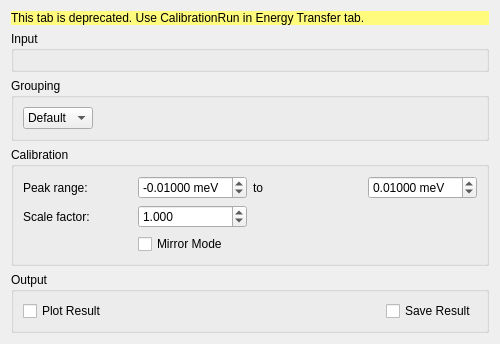
<?xml version="1.0" encoding="UTF-8"?>
<ui version="4.0">
 <class>ILLCalibration</class>
 <widget class="QWidget" name="ILLCalibration">
  <property name="geometry">
   <rect>
    <x>0</x>
    <y>0</y>
    <width>500</width>
    <height>344</height>
   </rect>
  </property>
  <property name="minimumSize">
   <size>
    <width>500</width>
    <height>0</height>
   </size>
  </property>
  <property name="windowTitle">
   <string>Form</string>
  </property>
  <layout class="QVBoxLayout" name="verticalLayout_10">
   <item alignment="Qt::AlignTop">
    <widget class="QLabel" name="label">
     <property name="styleSheet">
      <string notr="true">background:rgb(255, 251, 125)</string>
     </property>
     <property name="text">
      <string>This tab is deprecated. Use CalibrationRun in Energy Transfer tab.</string>
     </property>
    </widget>
   </item>
   <item>
    <widget class="QGroupBox" name="gbInput">
     <property name="title">
      <string>Input</string>
     </property>
     <layout class="QHBoxLayout" name="horizontalLayout_2">
      <item>
       <widget class="MantidQt::API::MWRunFiles" name="rfRunFile" native="true">
        <property name="label" stdset="0">
         <string>Run File</string>
        </property>
       </widget>
      </item>
     </layout>
    </widget>
   </item>
   <item>
    <widget class="QGroupBox" name="gbCalibGrouping">
     <property name="title">
      <string>Grouping</string>
     </property>
     <layout class="QHBoxLayout" name="horizontalLayout_3">
      <item>
       <widget class="QComboBox" name="cbGrouping">
        <item>
         <property name="text">
          <string>Default</string>
         </property>
        </item>
        <item>
         <property name="text">
          <string>File</string>
         </property>
        </item>
       </widget>
      </item>
      <item>
       <widget class="QStackedWidget" name="swCalibGrouping">
        <property name="currentIndex">
         <number>0</number>
        </property>
        <widget class="QWidget" name="pgCGDefault"/>
        <widget class="QWidget" name="pgCGMapFile">
         <layout class="QVBoxLayout" name="verticalLayout">
          <property name="leftMargin">
           <number>0</number>
          </property>
          <property name="topMargin">
           <number>0</number>
          </property>
          <property name="rightMargin">
           <number>0</number>
          </property>
          <property name="bottomMargin">
           <number>0</number>
          </property>
          <item>
           <widget class="MantidQt::API::MWRunFiles" name="rfMapFile" native="true">
            <property name="label" stdset="0">
             <string/>
            </property>
            <property name="fileExtensions" stdset="0">
             <stringlist>
              <string>.xml</string>
             </stringlist>
            </property>
           </widget>
          </item>
         </layout>
        </widget>
       </widget>
      </item>
     </layout>
    </widget>
   </item>
   <item>
    <widget class="QGroupBox" name="gbCalibration">
     <property name="sizePolicy">
      <sizepolicy hsizetype="Preferred" vsizetype="Preferred">
       <horstretch>0</horstretch>
       <verstretch>0</verstretch>
      </sizepolicy>
     </property>
     <property name="title">
      <string>Calibration</string>
     </property>
     <layout class="QGridLayout" name="gridLayout">
      <item row="0" column="0">
       <widget class="QLabel" name="lbPeakRange">
        <property name="text">
         <string>Peak range:</string>
        </property>
       </widget>
      </item>
      <item row="1" column="0">
       <widget class="QLabel" name="lbScaleFactor">
        <property name="text">
         <string>Scale factor:</string>
        </property>
       </widget>
      </item>
      <item row="0" column="1">
       <widget class="QDoubleSpinBox" name="spPeakLower">
        <property name="suffix">
         <string> meV</string>
        </property>
        <property name="decimals">
         <number>5</number>
        </property>
        <property name="minimum">
         <double>-99.989999999999995</double>
        </property>
        <property name="singleStep">
         <double>0.010000000000000</double>
        </property>
        <property name="value">
         <double>-0.010000000000000</double>
        </property>
       </widget>
      </item>
      <item row="0" column="3">
       <widget class="QDoubleSpinBox" name="spPeakUpper">
        <property name="suffix">
         <string> meV</string>
        </property>
        <property name="decimals">
         <number>5</number>
        </property>
        <property name="minimum">
         <double>-99.989999999999995</double>
        </property>
        <property name="singleStep">
         <double>0.010000000000000</double>
        </property>
        <property name="value">
         <double>0.010000000000000</double>
        </property>
       </widget>
      </item>
      <item row="0" column="2">
       <widget class="QLabel" name="lbPeakRangeTo">
        <property name="text">
         <string>to</string>
        </property>
       </widget>
      </item>
      <item row="1" column="1">
       <widget class="QDoubleSpinBox" name="spScaleFactor">
        <property name="decimals">
         <number>3</number>
        </property>
        <property name="singleStep">
         <double>0.100000000000000</double>
        </property>
        <property name="value">
         <double>1.000000000000000</double>
        </property>
       </widget>
      </item>
      <item row="2" column="1">
       <widget class="QCheckBox" name="ckMirrorMode">
        <property name="text">
         <string>Mirror Mode</string>
        </property>
       </widget>
      </item>
     </layout>
    </widget>
   </item>
   <item>
    <spacer name="verticalSpacer">
     <property name="orientation">
      <enum>Qt::Vertical</enum>
     </property>
     <property name="sizeHint" stdset="0">
      <size>
       <width>20</width>
       <height>40</height>
      </size>
     </property>
    </spacer>
   </item>
   <item>
    <widget class="QGroupBox" name="gbOutput">
     <property name="title">
      <string>Output</string>
     </property>
     <layout class="QHBoxLayout" name="horizontalLayout">
      <item>
       <widget class="QCheckBox" name="ckPlot">
        <property name="toolTip">
         <string>Plot resulting calibration file when created.</string>
        </property>
        <property name="text">
         <string>Plot Result</string>
        </property>
       </widget>
      </item>
      <item>
       <spacer name="horizontalSpacer_0">
        <property name="orientation">
         <enum>Qt::Horizontal</enum>
        </property>
        <property name="sizeHint" stdset="0">
         <size>
          <width>40</width>
          <height>20</height>
         </size>
        </property>
       </spacer>
      </item>
      <item>
       <widget class="QCheckBox" name="ckSave">
        <property name="text">
         <string>Save Result</string>
        </property>
       </widget>
      </item>
     </layout>
    </widget>
   </item>
  </layout>
 </widget>
 <customwidgets>
  <customwidget>
   <class>MantidQt::API::MWRunFiles</class>
   <extends>QWidget</extends>
   <header>MantidQtWidgets/Common/MWRunFiles.h</header>
   <container>1</container>
  </customwidget>
 </customwidgets>
 <tabstops>
  <tabstop>spPeakLower</tabstop>
  <tabstop>spPeakUpper</tabstop>
  <tabstop>spScaleFactor</tabstop>
  <tabstop>ckMirrorMode</tabstop>
  <tabstop>ckPlot</tabstop>
  <tabstop>ckSave</tabstop>
 </tabstops>
 <resources/>
 <connections>
  <connection>
   <sender>cbGrouping</sender>
   <signal>currentIndexChanged(int)</signal>
   <receiver>swCalibGrouping</receiver>
   <slot>setCurrentIndex(int)</slot>
   <hints>
    <hint type="sourcelabel">
     <x>236</x>
     <y>93</y>
    </hint>
    <hint type="destinationlabel">
     <x>354</x>
     <y>90</y>
    </hint>
   </hints>
  </connection>
 </connections>
</ui>
